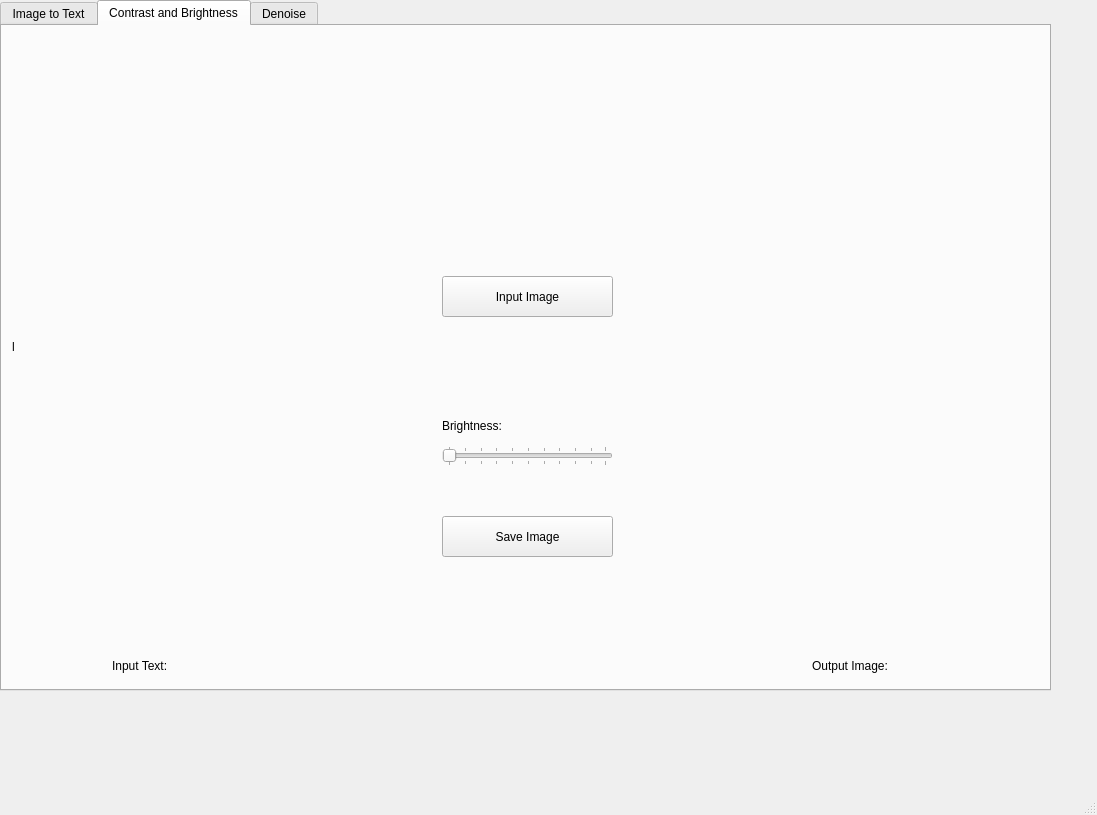
<?xml version="1.0" encoding="UTF-8"?>
<ui version="4.0">
 <class>MainWindow</class>
 <widget class="QMainWindow" name="MainWindow">
  <property name="geometry">
   <rect>
    <x>0</x>
    <y>0</y>
    <width>1097</width>
    <height>815</height>
   </rect>
  </property>
  <property name="windowTitle">
   <string>MainWindow</string>
  </property>
  <widget class="QWidget" name="centralwidget">
   <widget class="QTabWidget" name="tabWidget">
    <property name="geometry">
     <rect>
      <x>0</x>
      <y>0</y>
      <width>1051</width>
      <height>691</height>
     </rect>
    </property>
    <property name="tabPosition">
     <enum>QTabWidget::TabPosition::North</enum>
    </property>
    <property name="currentIndex">
     <number>1</number>
    </property>
    <widget class="QWidget" name="tab">
     <attribute name="title">
      <string>Image to Text</string>
     </attribute>
     <widget class="QPushButton" name="pushButton_3">
      <property name="geometry">
       <rect>
        <x>430</x>
        <y>290</y>
        <width>71</width>
        <height>36</height>
       </rect>
      </property>
      <property name="text">
       <string>Convert</string>
      </property>
     </widget>
     <widget class="QPushButton" name="pushButton">
      <property name="geometry">
       <rect>
        <x>610</x>
        <y>180</y>
        <width>41</width>
        <height>36</height>
       </rect>
      </property>
      <property name="text">
       <string>...</string>
      </property>
     </widget>
     <widget class="QLineEdit" name="lineEdit_2">
      <property name="geometry">
       <rect>
        <x>340</x>
        <y>230</y>
        <width>251</width>
        <height>34</height>
       </rect>
      </property>
     </widget>
     <widget class="QLineEdit" name="lineEdit">
      <property name="geometry">
       <rect>
        <x>340</x>
        <y>180</y>
        <width>251</width>
        <height>31</height>
       </rect>
      </property>
     </widget>
     <widget class="QLabel" name="label_2">
      <property name="geometry">
       <rect>
        <x>230</x>
        <y>240</y>
        <width>91</width>
        <height>20</height>
       </rect>
      </property>
      <property name="text">
       <string>Output Text:</string>
      </property>
     </widget>
     <widget class="QLabel" name="label">
      <property name="geometry">
       <rect>
        <x>230</x>
        <y>190</y>
        <width>91</width>
        <height>20</height>
       </rect>
      </property>
      <property name="text">
       <string>Input Image: </string>
      </property>
     </widget>
     <widget class="QLabel" name="label_3">
      <property name="geometry">
       <rect>
        <x>390</x>
        <y>30</y>
        <width>141</width>
        <height>131</height>
       </rect>
      </property>
      <property name="text">
       <string/>
      </property>
      <property name="pixmap">
       <pixmap>logo.jpg</pixmap>
      </property>
      <property name="scaledContents">
       <bool>true</bool>
      </property>
     </widget>
     <widget class="QPushButton" name="pushButton_2">
      <property name="geometry">
       <rect>
        <x>610</x>
        <y>230</y>
        <width>41</width>
        <height>36</height>
       </rect>
      </property>
      <property name="text">
       <string>...</string>
      </property>
     </widget>
    </widget>
    <widget class="QWidget" name="tab_2">
     <attribute name="title">
      <string>Contrast and Brightness</string>
     </attribute>
     <widget class="QPushButton" name="pushButton_4">
      <property name="geometry">
       <rect>
        <x>440</x>
        <y>490</y>
        <width>171</width>
        <height>41</height>
       </rect>
      </property>
      <property name="text">
       <string>Save Image</string>
      </property>
     </widget>
     <widget class="QPushButton" name="pushButton_5">
      <property name="geometry">
       <rect>
        <x>440</x>
        <y>250</y>
        <width>171</width>
        <height>41</height>
       </rect>
      </property>
      <property name="text">
       <string>Input Image</string>
      </property>
     </widget>
     <widget class="QLabel" name="label_4">
      <property name="geometry">
       <rect>
        <x>810</x>
        <y>630</y>
        <width>91</width>
        <height>20</height>
       </rect>
      </property>
      <property name="text">
       <string>Output Image:</string>
      </property>
     </widget>
     <widget class="QLabel" name="label_5">
      <property name="geometry">
       <rect>
        <x>110</x>
        <y>630</y>
        <width>91</width>
        <height>20</height>
       </rect>
      </property>
      <property name="text">
       <string>Input Text: </string>
      </property>
     </widget>
     <widget class="QLabel" name="label_6">
      <property name="geometry">
       <rect>
        <x>390</x>
        <y>30</y>
        <width>141</width>
        <height>131</height>
       </rect>
      </property>
      <property name="text">
       <string/>
      </property>
      <property name="pixmap">
       <pixmap>logo.jpg</pixmap>
      </property>
      <property name="scaledContents">
       <bool>true</bool>
      </property>
     </widget>
     <widget class="QSlider" name="horizontalSlider_3">
      <property name="geometry">
       <rect>
        <x>440</x>
        <y>420</y>
        <width>171</width>
        <height>20</height>
       </rect>
      </property>
      <property name="orientation">
       <enum>Qt::Orientation::Horizontal</enum>
      </property>
      <property name="tickPosition">
       <enum>QSlider::TickPosition::TicksBothSides</enum>
      </property>
     </widget>
     <widget class="QLabel" name="label_14">
      <property name="geometry">
       <rect>
        <x>440</x>
        <y>390</y>
        <width>61</width>
        <height>20</height>
       </rect>
      </property>
      <property name="text">
       <string>Brightness:</string>
      </property>
     </widget>
     <widget class="QLabel" name="label_15">
      <property name="geometry">
       <rect>
        <x>10</x>
        <y>5</y>
        <width>411</width>
        <height>631</height>
       </rect>
      </property>
      <property name="text">
       <string>l</string>
      </property>
     </widget>
     <widget class="QLabel" name="label_16">
      <property name="geometry">
       <rect>
        <x>640</x>
        <y>0</y>
        <width>411</width>
        <height>631</height>
       </rect>
      </property>
      <property name="text">
       <string/>
      </property>
     </widget>
     <widget class="QLabel" name="label_17">
      <property name="geometry">
       <rect>
        <x>510</x>
        <y>320</y>
        <width>21</width>
        <height>16</height>
       </rect>
      </property>
      <property name="text">
       <string/>
      </property>
     </widget>
     <widget class="QLabel" name="label_18">
      <property name="geometry">
       <rect>
        <x>510</x>
        <y>390</y>
        <width>21</width>
        <height>16</height>
       </rect>
      </property>
      <property name="text">
       <string/>
      </property>
     </widget>
    </widget>
    <widget class="QWidget" name="tab_3">
     <attribute name="title">
      <string>Denoise</string>
     </attribute>
     <widget class="QLabel" name="label_7">
      <property name="geometry">
       <rect>
        <x>0</x>
        <y>0</y>
        <width>411</width>
        <height>631</height>
       </rect>
      </property>
      <property name="text">
       <string/>
      </property>
     </widget>
     <widget class="QLabel" name="label_8">
      <property name="geometry">
       <rect>
        <x>630</x>
        <y>0</y>
        <width>411</width>
        <height>631</height>
       </rect>
      </property>
      <property name="text">
       <string/>
      </property>
     </widget>
     <widget class="QPushButton" name="pushButton_7">
      <property name="geometry">
       <rect>
        <x>440</x>
        <y>140</y>
        <width>171</width>
        <height>41</height>
       </rect>
      </property>
      <property name="text">
       <string>Input Image</string>
      </property>
     </widget>
     <widget class="QPushButton" name="pushButton_9">
      <property name="geometry">
       <rect>
        <x>440</x>
        <y>430</y>
        <width>171</width>
        <height>41</height>
       </rect>
      </property>
      <property name="text">
       <string>Save</string>
      </property>
     </widget>
     <widget class="QLabel" name="label_10">
      <property name="geometry">
       <rect>
        <x>790</x>
        <y>630</y>
        <width>81</width>
        <height>20</height>
       </rect>
      </property>
      <property name="text">
       <string>Output Image</string>
      </property>
     </widget>
     <widget class="QLabel" name="label_9">
      <property name="geometry">
       <rect>
        <x>160</x>
        <y>630</y>
        <width>81</width>
        <height>20</height>
       </rect>
      </property>
      <property name="text">
       <string>Original Image</string>
      </property>
     </widget>
     <widget class="QSlider" name="horizontalSlider">
      <property name="geometry">
       <rect>
        <x>440</x>
        <y>370</y>
        <width>171</width>
        <height>20</height>
       </rect>
      </property>
      <property name="orientation">
       <enum>Qt::Orientation::Horizontal</enum>
      </property>
     </widget>
     <widget class="QLabel" name="label_11">
      <property name="geometry">
       <rect>
        <x>460</x>
        <y>390</y>
        <width>61</width>
        <height>20</height>
       </rect>
      </property>
      <property name="text">
       <string>Kernel Size: </string>
      </property>
     </widget>
     <widget class="QLabel" name="label_12">
      <property name="geometry">
       <rect>
        <x>530</x>
        <y>386</y>
        <width>61</width>
        <height>31</height>
       </rect>
      </property>
      <property name="text">
       <string>3</string>
      </property>
     </widget>
     <widget class="QComboBox" name="comboBox">
      <property name="geometry">
       <rect>
        <x>440</x>
        <y>260</y>
        <width>171</width>
        <height>41</height>
       </rect>
      </property>
     </widget>
    </widget>
   </widget>
  </widget>
  <widget class="QMenuBar" name="menubar">
   <property name="geometry">
    <rect>
     <x>0</x>
     <y>0</y>
     <width>1097</width>
     <height>21</height>
    </rect>
   </property>
  </widget>
  <widget class="QStatusBar" name="statusbar"/>
 </widget>
 <resources/>
 <connections/>
</ui>
